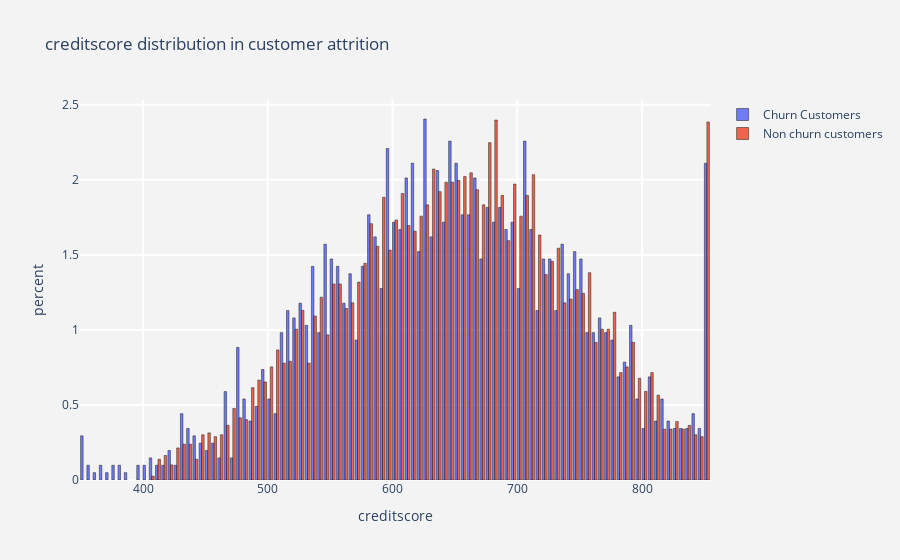

Notebook code cell kept with this figure:
### Code cell
# Calling the function for plotting the histogram for creditscore column 
histogram(num_cols[0])

### Figure 1 — Plotly figure (JSON) as saved in the notebook; plotly's stock layout.template omitted (floating-point values rounded to 4 significant figures; data arrays with more than 128 entries replaced by an {"elided": "..."} marker saying what was removed)
{"data": [{"histnorm": "percent", "marker": {"line": {"color": "black", "width": 0.5}}, "name": "Churn Customers", "opacity": 0.9, "type": "histogram", "x": {"elided": "2037 int values"}}, {"histnorm": "percent", "marker": {"line": {"color": "black", "width": 0.5}}, "name": "Non churn customers", "opacity": 0.9, "type": "histogram", "x": {"elided": "7963 int values"}}], "layout": {"paper_bgcolor": "rgb(243,243,243)", "plot_bgcolor": "rgb(243,243,243)", "title": {"text": "creditscore distribution in customer attrition "}, "xaxis": {"gridcolor": "rgb(255, 255, 255)", "gridwidth": 2, "ticklen": 5, "title": {"text": "creditscore"}, "zerolinewidth": 1}, "yaxis": {"gridcolor": "rgb(255, 255, 255)", "gridwidth": 2, "ticklen": 5, "title": {"text": "percent"}, "zerolinewidth": 1}}}
